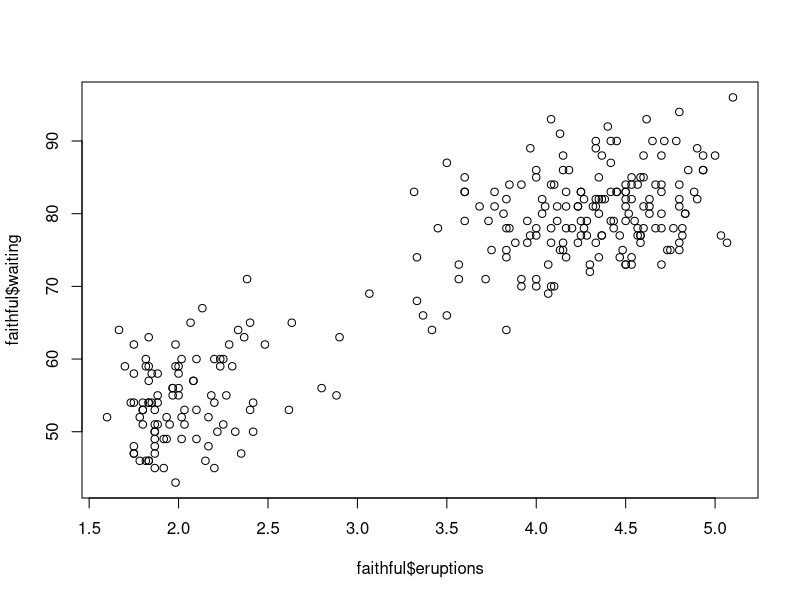
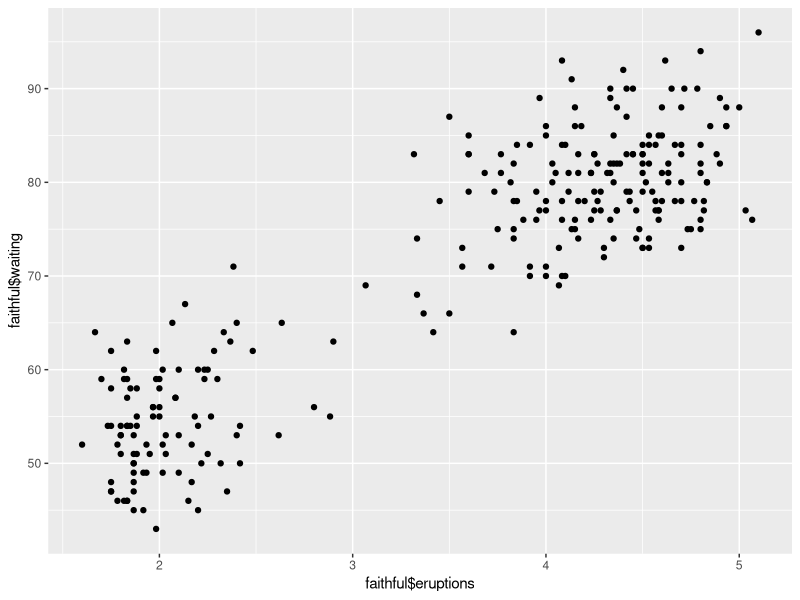
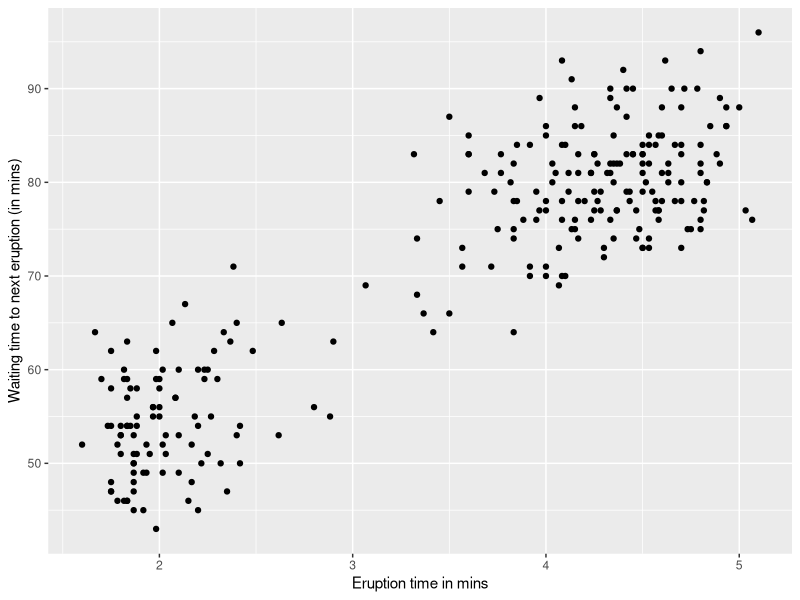

Write R code to recreate these figures, in order. (Note: this script raises an error after producing the figures.)
## ---- chunk 1
# This chunk sets echo = TRUE as default, that is, print all code.
# knitr::opts_chunk$set can be used to set other notebook generation options, too.
# include=FALSE inside curly brackets makes this block not be included in the pdf.
knitr::opts_chunk$set(echo = TRUE)
## ---- chunk 2
library(ggplot2)
## ---- chunk 3
5 + 5
## ---- chunk 4
5 + 5
## ---- chunk 5
5 + 5
## ---- chunk 6
data("faithful")
plot(faithful$eruptions, faithful$waiting)
## ---- chunk 7
library(ggplot2)
qplot(faithful$eruptions, faithful$waiting)
## ---- chunk 8
ggplot(data=faithful, aes(x=eruptions, y=waiting)) + geom_point() +
  labs(x='Eruption time in mins', y='Waiting time to next eruption (in mins)')
## ---- chunk 9
knitr::include_graphics("files/uu_logo.png")
